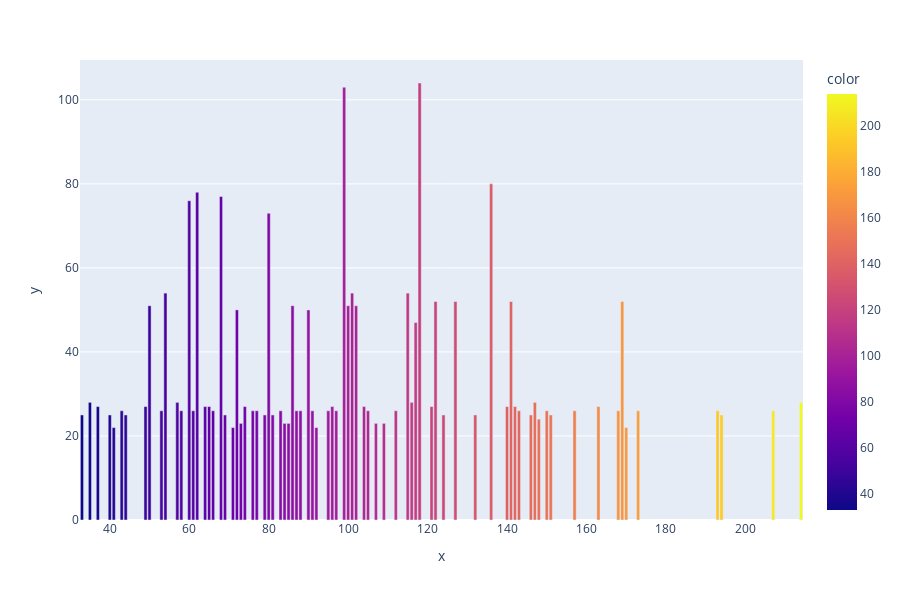

The code cell stored with this chart in its notebook:
### Code cell
import plotly.express as px
x = 'MSRP'
fig = plt.Figure(figsize = (12, 6))
fig = px.bar(x = df[x].value_counts().index, y = df[x].value_counts(), color =
df[x].value_counts().index, height = 600)
fig.show()

### Figure 1 — Plotly figure (JSON) as saved in the notebook; plotly's stock layout.template omitted (floating-point values rounded to 4 significant figures)
{"data": [{"alignmentgroup": "True", "hovertemplate": "x=%{x}<br>y=%{y}<br>color=%{marker.color}<extra></extra>", "legendgroup": "", "marker": {"color": [118, 99, 136, 62, 68, 60, 80, 115, 101, 54, 127, 122, 169, 141, 102, 100, 50, 86, 72, 90, 117, 116, 214, 35, 57, 147, 37, 121, 104, 49, 163, 65, 142, 140, 96, 64, 74, 88, 61, 83, 97, 43, 58, 66, 91, 76, 112, 95, 77, 105, 193, 207, 150, 173, 53, 157, 168, 143, 87, 146, 132, 194, 33, 81, 151, 44, 79, 40, 69, 124, 148, 107, 84, 85, 109, 73, 41, 170, 71, 92], "coloraxis": "coloraxis", "pattern": {"shape": ""}}, "name": "", "offsetgroup": "", "orientation": "v", "showlegend": false, "textposition": "auto", "type": "bar", "x": [118, 99, 136, 62, 68, 60, 80, 115, 101, 54, 127, 122, 169, 141, 102, 100, 50, 86, 72, 90, 117, 116, 214, 35, 57, 147, 37, 121, 104, 49, 163, 65, 142, 140, 96, 64, 74, 88, 61, 83, 97, 43, 58, 66, 91, 76, 112, 95, 77, 105, 193, 207, 150, 173, 53, 157, 168, 143, 87, 146, 132, 194, 33, 81, 151, 44, 79, 40, 69, 124, 148, 107, 84, 85, 109, 73, 41, 170, 71, 92], "xaxis": "x", "y": [104, 103, 80, 78, 77, 76, 73, 54, 54, 54, 52, 52, 52, 52, 51, 51, 51, 51, 50, 50, 47, 28, 28, 28, 28, 28, 27, 27, 27, 27, 27, 27, 27, 27, 27, 27, 27, 26, 26, 26, 26, 26, 26, 26, 26, 26, 26, 26, 26, 26, 26, 26, 26, 26, 26, 26, 26, 26, 26, 25, 25, 25, 25, 25, 25, 25, 25, 25, 25, 25, 24, 23, 23, 23, 23, 23, 22, 22, 22, 22], "yaxis": "y"}], "layout": {"barmode": "relative", "coloraxis": {"colorbar": {"title": {"text": "color"}}, "colorscale": [[0, "#0d0887"], [0.1111, "#46039f"], [0.2222, "#7201a8"], [0.3333, "#9c179e"], [0.4444, "#bd3786"], [0.5556, "#d8576b"], [0.6667, "#ed7953"], [0.7778, "#fb9f3a"], [0.8889, "#fdca26"], [1, "#f0f921"]]}, "height": 600, "legend": {"tracegroupgap": 0}, "margin": {"t": 60}, "xaxis": {"anchor": "y", "domain": [0, 1], "title": {"text": "x"}}, "yaxis": {"anchor": "x", "domain": [0, 1], "title": {"text": "y"}}}}
